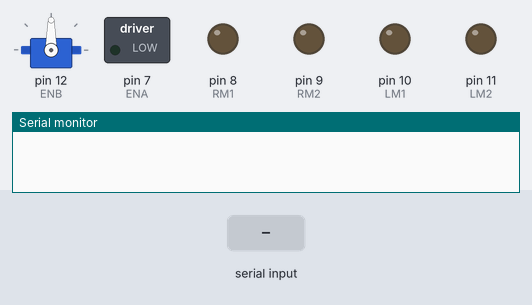
The sketch below on a simulated Arduino Uno, built with avr-gcc and run on an emulated ATmega328P. Shown: servo, switched loads named in the sketch (green lamp = pin HIGH), output pins drawn as LEDs (lit = HIGH), the last lines printed to the serial monitor. The test bench sets the inputs (shaded band). Pins used as bus, display or sensor lines are not drawn.

Above: at 1.2 s.
1.3 s: "0" received over Serial
At 1.7 s:
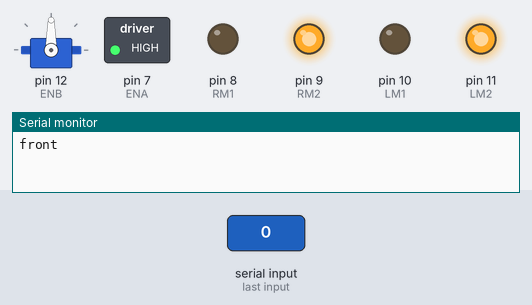
2.8 s: "1" received over Serial
At 4.0 s:
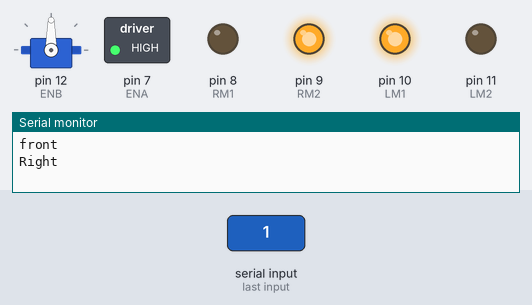
4.3 s: "2" received over Serial
At 5.1 s:
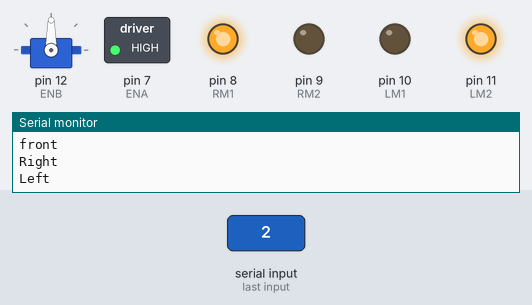
5.8 s: "3" received over Serial
At 6.1 s:
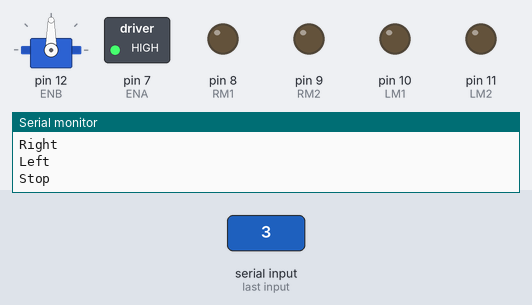
Timing chart, 0 to 8.3 s (numbered marks = the images above; inputs shaded):
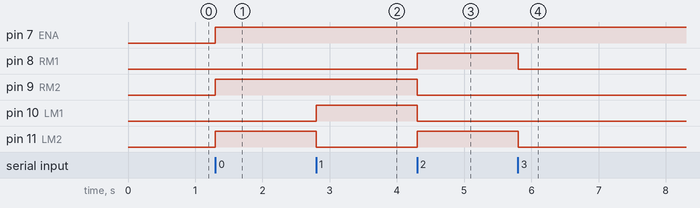

The sketch:

BallFlickingBot.ino
```cpp
#define LM1 10    // left motor
#define LM2 11    // left motor
#define RM1 8   // right motor
#define RM2 9     // right motor

#include <Servo.h>
#include <SoftwareSerial.h>
SoftwareSerial mySerial (2, 3);

Servo myservo;

int pos = 0;

int ENA = 7; //right motor
int ENB = 12; //left motor

int counter[6];

int SPEED = 250;
void MoveForward()
{
  digitalWrite(LM1, LOW);
  digitalWrite(LM2, HIGH);
  analogWrite(ENA, SPEED);
  digitalWrite(RM1, LOW);
  digitalWrite(RM2, HIGH);
  analogWrite(ENB, SPEED);
}

void TurnRight()
{
  digitalWrite(LM1, HIGH);
  digitalWrite(LM2, LOW);
  analogWrite(ENB, SPEED);
  digitalWrite(RM1, LOW);
  digitalWrite(RM2, HIGH);
  analogWrite(ENA, SPEED);
}

void TurnLeft()
{
  digitalWrite(LM1, LOW);
  digitalWrite(LM2, HIGH);
  analogWrite(ENB, SPEED);
  digitalWrite(RM1, HIGH);
  digitalWrite(RM2, LOW);
  analogWrite(ENA, SPEED);
}

void Stop()
{
  digitalWrite(LM1, LOW);
  digitalWrite(LM2, LOW);
  analogWrite(ENA, SPEED);
  digitalWrite(RM1, LOW);
  digitalWrite(RM2, LOW);
  analogWrite(ENB, SPEED);
  delay(20);
}

void Flick()
{
  for (pos = 0; pos <= 180; pos += 1) {
    myservo.write(pos);
    delay(15);
  }
  for (pos = 180; pos >= 0; pos -= 1) {
    myservo.write(pos);
    delay(15);
  }
}
void setup()
{
  pinMode(LM1, OUTPUT);
  pinMode(LM2, OUTPUT);
  pinMode(RM1, OUTPUT);
  pinMode(RM2, OUTPUT);

  int i;
  for (i = 0; i < 6; i++)
  {
    counter[i] = 0;
  }
  myservo.attach(12);
  Serial.begin(9600);

  pinMode(2, INPUT);
  pinMode(3, OUTPUT);
  mySerial.begin(9600);
}

void loop()
{

  if (Serial.available())
  {
    char aadesh = Serial.read();
    if (aadesh == '0')
    {
      counter[0] = 1;
      Serial.println("front");
      do
      {
        MoveForward();
        if (Serial.available())
        {
          counter[0] = 0;
          break;
        }
      } while (counter[0] == 1);
    }
    /////////////////////////////////////////////////////
    else if (aadesh == '1')
    {
      counter[1] = 1;
      Serial.println("Right");
      do
      {
        TurnRight();
        if (Serial.available())
        {
          counter[1] = 0;
          break;
        }
      } while (counter[1] == 1);
    }
    ///////////////////////////////////////////////////
    else if (aadesh == '2')
    {
      counter[2] = 1;
      Serial.println("Left");
      do
      {
        TurnLeft();
        if (Serial.available())
        {
          counter[2] = 0;
          break;
        }
      } while (counter[2] == 1);
    }
    ////////////////////////////////////////////////////////
    else if (aadesh == '3')
    {
      counter[3] = 1;
      Serial.println("Stop");
      do
      {
        Stop();
        if (Serial.available())
        {
          counter[3] = 0;
          break;
        }
      } while (counter[3] == 1);
    }
    ////////////////////////////////////////////////////////
    else if (aadesh == '4')
    {
      counter[4] = 1;
      Serial.println("Flick");
      do
      {
        Stop();
        if (Serial.available())
        {
          counter[4] = 0;
          break;
        }
      } while (counter[4] == 1);
    }
    ////////////////////////////////////////////////////////
  }
}
```

Measured:
- after the input at 1.3 s, pin 7 (ENA), pin 9 (RM2), pin 11 (LM2): LOW → HIGH at once
- after the input at 2.8 s, pin 10 (LM1): LOW → HIGH at once; pin 11 (LM2): HIGH → LOW at once
- after the input at 4.3 s, pin 8 (RM1), pin 11 (LM2): LOW → HIGH at once; pin 9 (RM2), pin 10 (LM1): HIGH → LOW at once
- after the input at 5.8 s, pin 8 (RM1), pin 11 (LM2): HIGH → LOW at once
